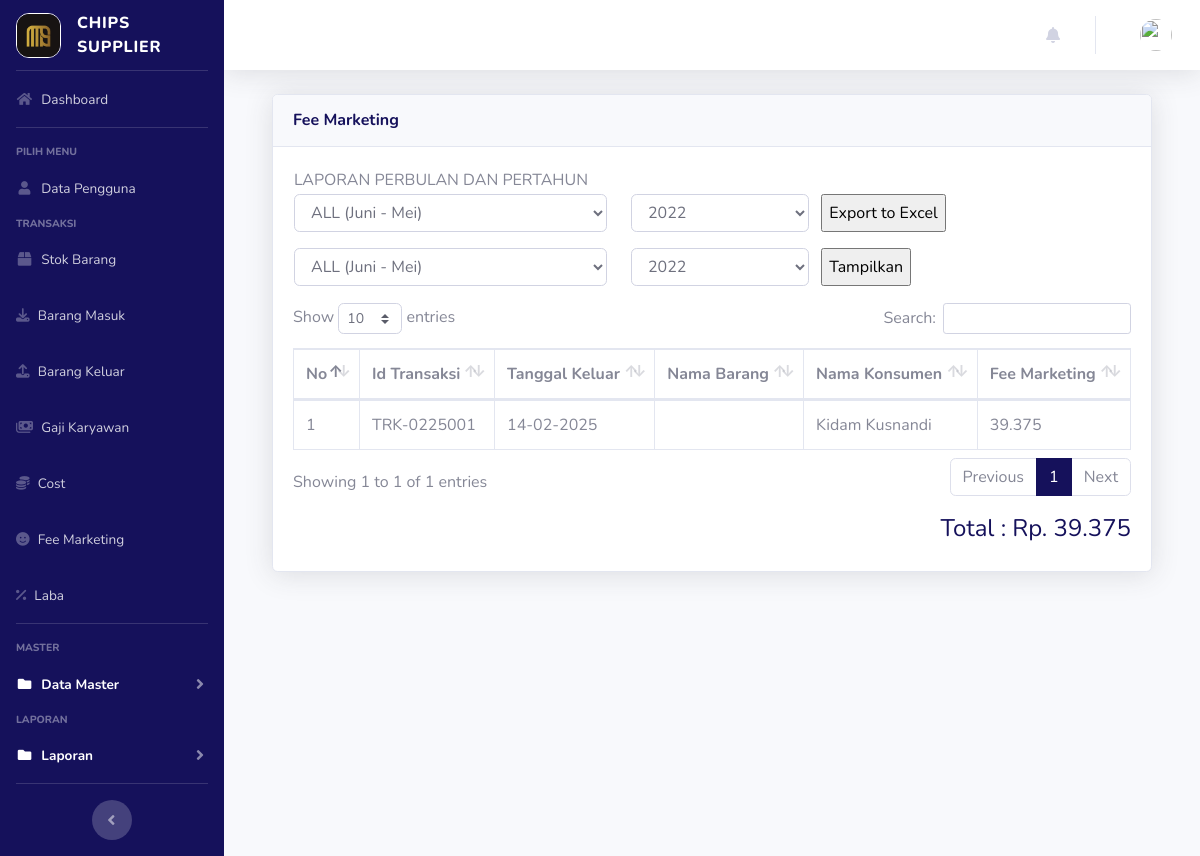
The page /index.php?page=laporan_feemarketing (signed in) on the database as committed earlier.
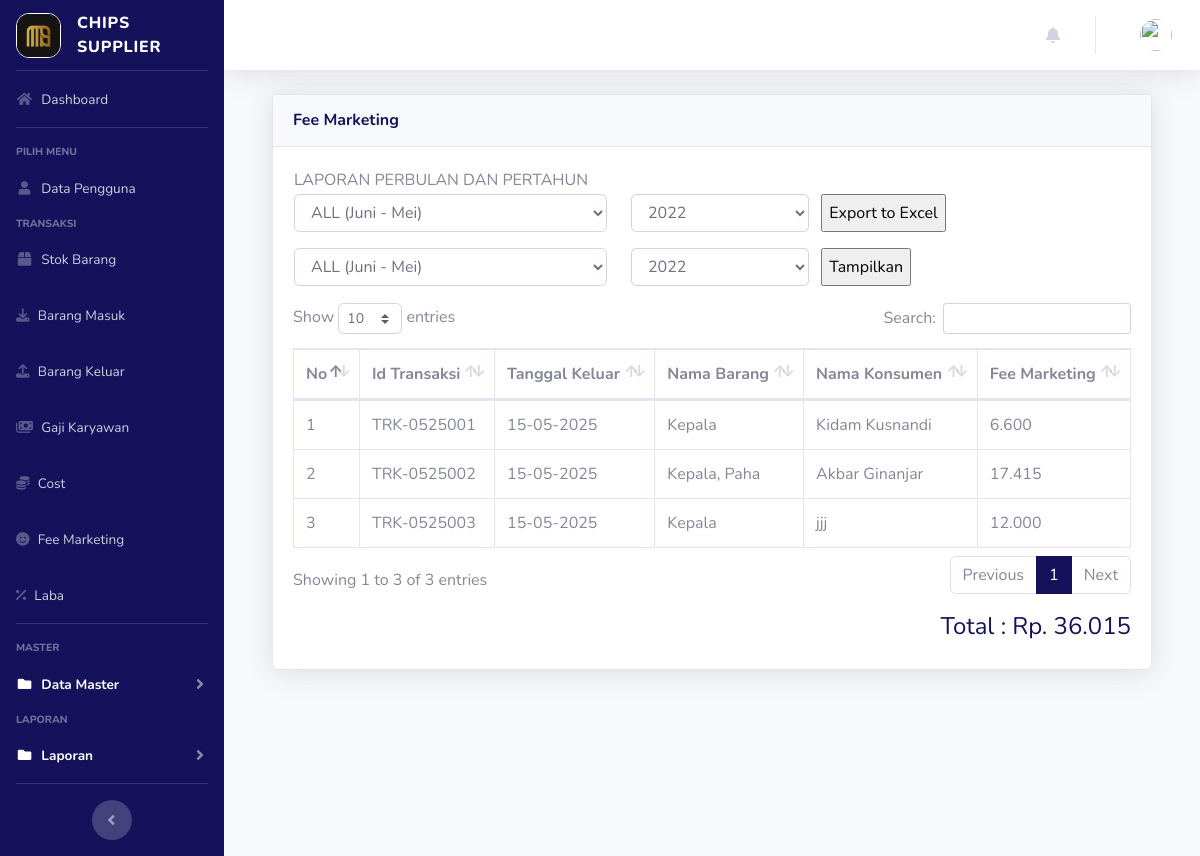
The same page on the database as committed later.
### tables this page shows
CREATE TABLE `barang_keluar` (
  `id` int NOT NULL AUTO_INCREMENT,
  `id_transaksi` varchar(100) NOT NULL,
  `tanggal` date NOT NULL,
  `total_harga_barang` bigint NOT NULL,
  `nama_konsumen` varchar(100) NOT NULL,
  `no_hp` varchar(15) NOT NULL,
  `alamat` text,
  `jatuh_tempo` date NOT NULL,
  `id_marketing` int DEFAULT NULL,
  `fee_marketing` bigint DEFAULT NULL,
  PRIMARY KEY (`id`)
);

### page/laporan/laporan_feemarketing.php (the view, shortened to what this page needs)
<?php
if ($_SESSION['admin']) {
  $user = $_SESSION['admin'];
}
$sql = $koneksi->query("select * from users where id='$user'");
$dataUser = $sql->fetch_assoc();
if ($dataUser['level'] == 'admin') {
  $query = $koneksi->query("SELECT SUM(fee_marketing) AS total FROM barang_keluar");
} else {
  $query = $koneksi->query("SELECT SUM(fee_marketing) AS total FROM barang_keluar where id_marketing='$dataUser[id]'");
}
$row = $query->fetch_assoc();
$total = $row['total'];
?>
<div class="container-fluid">
  <div class="card shadow mb-4">
    <div class="card-header py-3">
      <h6 class="m-0 font-weight-bold text-primary">Fee Marketing</h6>
    </div>
    <div class="card-body">
      <table>
        <tr>
          <td>
            LAPORAN PERBULAN DAN PERTAHUN
          </td>
        </tr>
        <tr>
          <td width="50%">
            <form action="page/laporan/export_laporan_feemarketing_excel.php" method="post">
              <div class="row form-group">
                <div class="col-md-5">
                  <select class="form-control " name="bln">
                    <option value="all" selected="">ALL (Juni - Mei) </option>
                  </select>
                </div>
                <div class="col-md-3">
                  <?php
                  $now = date('Y');
                  echo "<select name='thn' class='form-control'>";
                  for ($a = 2022; $a <= $now; $a++) {
                    echo "<option value='$a'>$a</option>";
                  }
                  echo "</select>";
                  ?>
                </div>
                <input type="submit" class="" name="submit" value="Export to Excel">
              </div>
            </form>
            <form id="Myform2">
              <div class="row form-group">
                <div class="col-md-5">
                  <select class="form-control " name="bln">
                    <option value="all" selected="">ALL (Juni - Mei) </option>
                  </select>
                </div>
                <div class="col-md-3">
                  <?php
                  $now = date('Y');
                  echo "<select name='thn' class='form-control'>";
                  for ($a = 2022; $a <= $now; $a++) {
                    echo "<option value='$a'>$a</option>";
                  }
                  echo "</select>";
                  ?>
                </div>
                <input type="submit" class="" name="submit2" value="Tampilkan">
              </div>
            </form>
          </td>
      </table>
      <div class="tampung2">
        <div class="table-responsive">
          <table class="table table-bordered" id="dataTable" width="100%" cellspacing="0">
            <thead>
              <tr>
                <th>No</th>
                <th>Id Transaksi</th>
                <th>Tanggal Keluar</th>
                <th>Nama Barang</th>
                <th>Nama Konsumen</th>
                <th>Fee Marketing</th>
              </tr>
            </thead>
            <tbody>
              <?php
              $no = 1;
              $sql = $koneksi->query("
              SELECT bk.id, bk.id_transaksi, bk.tanggal, bk.nama_konsumen, bk.fee_marketing,
                    GROUP_CONCAT(bki.nama_barang ORDER BY bki.id SEPARATOR ', ') AS nama_barang
              FROM barang_keluar bk
              LEFT JOIN barang_keluar_items bki ON bk.id = bki.id_barang_keluar
              GROUP BY bk.id, bk.id_transaksi, bk.tanggal, bk.nama_konsumen, bk.fee_marketing
              ");
              while ($data = $sql->fetch_assoc()) {
              ?>
                <tr>
                  <td><?php echo $no++; ?></td>
                  <td><?php echo $data['id_transaksi'] ?></td>
                  <td><?php echo date("d-m-Y", strtotime($data["tanggal"])) ?></td>
                  <td><?php echo $data['nama_barang'] ?></td>
                  <td><?php echo $data['nama_konsumen'] ?></td>
                  <td><?php echo number_format($data['fee_marketing'], 0, '', '.') ?></td>
                </tr>
              <?php } ?>
            </tbody>
          </table>
          <h4 class="text-right mt-3 text-primary">Total : Rp. <?php echo number_format($total, 0, '', '.') ?></h4>
        </div>
      </div>
    </div>
  </div>

### index.php (shortened to what this page needs)
<?php
$koneksi = new mysqli("127.0.0.1", "root", "", "inventori");
$current_page = isset($_GET['page']) ? $_GET['page'] : 'home';
?>
<!DOCTYPE html>
<html lang="en">
<head>
  <link rel="stylesheet" href="https://cdnjs.cloudflare.com/ajax/libs/font-awesome/6.7.2/css/all.min.css" />
  <link href="vendor/fontawesome-free/css/all.min.css" rel="stylesheet" type="text/css">
  <link href="css/sb-admin-2.min.css" rel="stylesheet">
  <link href="vendor/datatables/dataTables.bootstrap4.min.css" rel="stylesheet">
</head>
<body id="page-top">
  <div id="wrapper">
    <ul class="navbar-nav bg-primary sidebar sidebar-dark accordion" id="accordionSidebar">
      <a class="sidebar-brand d-flex align-items-center justify-content-center" href="index.php">
        <div class="sidebar-brand-icon">
          <img src="img/logo-mms.png" width="45px" style="border-radius: 13px; border: 1px solid white;" alt="">
        </div>
        <div class="sidebar-brand-text mx-3 text-left">Chips Supplier</div>
      </a>
      <hr class="sidebar-divider my-0">
      <?php
      if ($_SESSION['admin']) {
        $user = $_SESSION['admin'];
      }
      $sql = $koneksi->query("select * from users where id='$user'");
      $data = $sql->fetch_assoc();
      ?>
      <li class="nav-item <?php echo ($current_page == 'home') ? 'active' : ''; ?>">
        <a class="nav-link" href="?page=home">
          <i class="fas fa-fw fa-home"></i>
          <span>Dashboard</span></a>
      </li>
      <hr class="sidebar-divider">
      <div class="sidebar-heading">
        Pilih Menu
      </div>
      <li class="nav-item <?php echo ($current_page == 'pengguna') ? 'active' : ''; ?>">
        <a class="nav-link" href="?page=pengguna">
          <i class="fas fa-fw fa-user"></i>
          <span>Data Pengguna</span></a>
      </li>
      <div class="sidebar-heading">
        Transaksi
      </div>
      <li class="nav-item <?php echo ($current_page == 'gudang') ? 'active' : ''; ?>">
        <a class="nav-link" href="?page=gudang">
          <i class="fas fa-fw fa-box"></i>
          <span>Stok Barang</span></a>
      </li>
      <li class="nav-item <?php echo ($current_page == 'barangmasuk') ? 'active' : ''; ?>">
        <a class="nav-link" href="?page=barangmasuk">
          <i class="fa-solid fa-download"></i>
          <span>Barang Masuk</span></a>
      </li>
      <li class="nav-item <?php echo ($current_page == 'barangkeluar') ? 'active' : ''; ?>">
        <a class="nav-link" href="?page=barangkeluar">
          <i class="fa-solid fa-upload"></i>
          <span>Barang Keluar</span></a>
      </li>
      <li class="nav-item <?php echo ($current_page == 'gajikaryawan') ? 'active' : ''; ?>">
        <a class="nav-link" href="?page=gajikaryawan">
          <i class="fa-solid fa-money-bills"></i>
          <span>Gaji Karyawan</span></a>
      </li>
      <li class="nav-item <?php echo ($current_page == 'cost') ? 'active' : ''; ?>">
        <a class="nav-link" href="?page=cost">
          <i class="fa-solid fa-coins"></i>
          <span>Cost</span></a>
      </li>
      <li class="nav-item <?php echo ($current_page == 'feemarketing') ? 'active' : ''; ?>">
        <a class="nav-link" href="?page=feemarketing">
          <i class="fa-solid fa-face-smile"></i>
          <span>Fee Marketing</span></a>
      </li>
      <li class="nav-item <?php echo ($current_page == 'laba') ? 'active' : ''; ?>">
        <a class="nav-link" href="?page=laba">
          <i class="fa-solid fa-percent"></i>
          <span>Laba</span></a>
      </li>
      <hr class="sidebar-divider">
      <div class="sidebar-heading">
        Master
      </div>
      <li class="nav-item active">
        <a class="nav-link collapsed" href="#" data-toggle="collapse" data-target="#collapseData" aria-expanded="true" aria-controls="collapseData">
          <i class="fas fa-fw fa-folder"></i>
          <span>Data Master</span>
        </a>
      </li>
      <div class="sidebar-heading">
        Laporan
      </div>
      <li class="nav-item active">
        <a class="nav-link collapsed" href="#" data-toggle="collapse" data-target="#collapseLaporan" aria-expanded="true" aria-controls="collapseLaporan">
          <i class="fas fa-fw fa-folder"></i>
          <span>Laporan</span>
        </a>
      </li>
      <hr class="sidebar-divider d-none d-md-block">
      <div class="text-center d-none d-md-inline">
        <button class="rounded-circle border-0" id="sidebarToggle"></button>
      </div>
    </ul>
    <div id="content-wrapper" class="d-flex flex-column">
      <div id="content">
        <nav class="navbar navbar-expand navbar-light bg-white topbar mb-4 static-top shadow">
          <ul class="navbar-nav ml-auto">
            <li class="nav-item dropdown no-arrow mx-1">
              <a class="nav-link dropdown-toggle" href="#" id="alertsDropdown" role="button"
                data-toggle="dropdown" aria-haspopup="true" aria-expanded="false">
                <i class="fas fa-bell fa-fw"></i>
              </a>
                <?php
                $sql = $koneksi->query("select notifikasi.id, notifikasi.jatuh_tempo, notifikasi.status, barang_keluar.nama_konsumen from notifikasi inner join barang_keluar on notifikasi.id_barang_keluar = barang_keluar.id where notifikasi.status='pending' AND notifikasi.jatuh_tempo = CURDATE()");
                while ($data = $sql->fetch_assoc()) {
                ?>
                  <a class="dropdown-item d-flex align-items-center" href="?page=notifikasi&aksi=simpan&id=<?= $data['id'] ?>">
                    <div class="mr-3">
                      <div class="icon-circle bg-primary">
                        <i class="fa-solid fa-bell text-white"></i>
                      </div>
                    </div>
                    <div>
                      <div class="small text-gray-500"><?= date('M d, Y', strtotime($data['jatuh_tempo'])) ?></div>
                      <span class="font-weight-bold"><?= $data['nama_konsumen'] ?></span>
                    </div>
                  </a>
                <?php
                }
                ?>
            </li>
            <li class="nav-item dropdown no-arrow">
              <a class="nav-link dropdown-toggle" href="#" id="userDropdown" role="button"
                data-toggle="dropdown" aria-haspopup="true" aria-expanded="false">
                <img class="img-profile rounded-circle"
                  src="img/<?php echo $data['foto'] ?>">
              </a>
            </li>
          </ul>
        </nav>
        <div class="container-fluid">
          <section class="content">
            <?php
            $page = $_GET['page'];
            $aksi = $_GET['aksi'];
            if ($page == "laporan_feemarketing") {
              if ($aksi == "") {
                include "page/laporan/laporan_feemarketing.php";
              }
            }
            ?>
          </section>
        </div>
      </div>
    </div>
  </div>
</body>
</html>

Rows that differ between the two databases and show on the page:
removed barang_keluar: id_transaksi "TRK-0225001", tanggal "14-02-2025", nama_konsumen "Kidam Kusnandi", fee_marketing "39.375"
added barang_keluar: id_transaksi "TRK-0525001", tanggal "15-05-2025", nama_barang "Kepala", nama_konsumen "Kidam Kusnandi", fee_marketing "6.600"
added barang_keluar: id_transaksi "TRK-0525002", tanggal "15-05-2025", nama_barang "Kepala, Paha", nama_konsumen "Akbar Ginanjar", fee_marketing "17.415"
added barang_keluar: id_transaksi "TRK-0525003", tanggal "15-05-2025", nama_barang "Kepala", nama_konsumen "jjj", fee_marketing "12.000"
Other text that changed with them:
text written by a page script: "Show entries Search: Showing 1 to 1 of 1 entries Previous 1 Next" → "Show entries Search: Showing 1 to 3 of 3 entries Previous 1 Next"
$total: "39.375" → "36.015"
